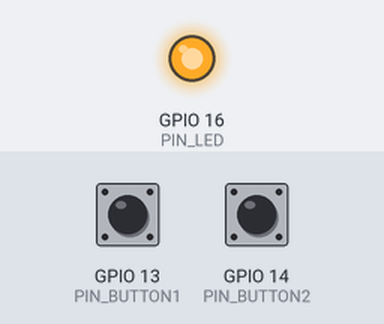
The sketch below on a simulated ESP8266 (NodeMCU). Shown: output pins drawn as LEDs (lit = HIGH). The inputs (shaded band) are chosen by the test bench; at power-on: GPIO 13 (PIN_BUTTON1) HIGH, GPIO 14 (PIN_BUTTON2) HIGH. WiFi joins after 1.5 s; servers stay silent unless stated; no MQTT or app messages arrive unless stated; what the sketch prints to the serial monitor is not drawn.

Above: at 0.1 s.
At 0.6 s:
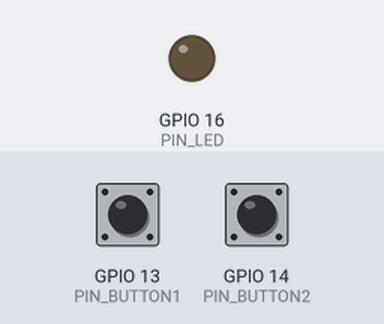
Timing chart, 0 to 2.5 s (numbered marks = the images above):
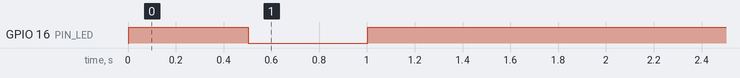

The sketch:

mqtt_button.ino
```cpp
// (licence header left out)
#include <ESP8266WiFi.h>
#include <PubSubClient.h> // https://github.com/knolleary/pubsubclient/

char *wifi_ssid = "ssid";
char *wifi_password = "password";

char *mqtt_server    = "mqtt.example.com";
int  mqtt_port      = 1883;

char *mqtt_username = "username";
char *mqtt_password = "password";

#define PIN_LED 16
#define PIN_BUTTON1 13
#define PIN_BUTTON2 14

char *topic_button1 = "dev/button/1";
char *topic_button2 = "dev/button/2";

int button1_low_count = 0;
int button2_low_count = 0;

WiFiClient wifi_client;
PubSubClient mqtt_client(mqtt_server, mqtt_port, NULL, wifi_client);

void setup() {
  pinMode(PIN_LED, OUTPUT);
  pinMode(PIN_BUTTON1, INPUT_PULLUP);
  pinMode(PIN_BUTTON2, INPUT_PULLUP);

  Serial.begin(9600);

  WiFi.mode(WIFI_STA);
  WiFi.begin(wifi_ssid, wifi_password);
  int wifi_count = 0;
  while (WiFi.status() != WL_CONNECTED) {
    if (wifi_count % 2 == 0) digitalWrite(PIN_LED, HIGH);
    else                     digitalWrite(PIN_LED, LOW);
    wifi_count ++;
    delay(500);
  }

  if (mqtt_client.connect("client_id", mqtt_username, mqtt_password) == false) {
    Serial.println("conn failed...  ");
    delay(1000);
    reboot();
  }
  Serial.println("connected!");
}

void loop() {
  // for MQTT
  if (!mqtt_client.connected()) {
    reboot();
  }
  mqtt_client.loop();

  checkPinStatus();
}

void checkPinStatus() {
  if (digitalRead(PIN_BUTTON1) == LOW) {
    if (button1_low_count < 100) {
      button1_low_count ++;
      if (button1_low_count == 100) {
        mqtt_client.publish(topic_button1, "press");
      }
    }
  }
  else {
    button1_low_count = 0;
  }

  if (digitalRead(PIN_BUTTON2) == LOW) {
    if (button2_low_count < 100) {
      button2_low_count ++;
      if (button2_low_count == 100) {
        mqtt_client.publish(topic_button2, "press");
      }
    }
  }
  else {
    button2_low_count = 0;
  }
}

// reboot for ESP8266
void reboot() {
  for ( int i = 0; i < 5; ++i) {
    for (int j = 0; j < 5; ++j) {
      digitalWrite(PIN_LED, LOW);
      delay(100);
      digitalWrite(PIN_LED, HIGH);
      delay(100);
    }
  }
  ESP.reset();
  while (true) {};
}
```
